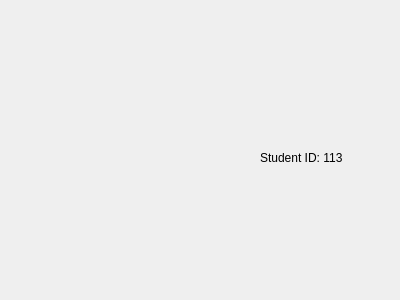
<?xml version="1.0" encoding="UTF-8"?>
<ui version="4.0">
 <class>aboutDialog</class>
 <widget class="QDialog" name="aboutDialog">
  <property name="geometry">
   <rect>
    <x>0</x>
    <y>0</y>
    <width>400</width>
    <height>300</height>
   </rect>
  </property>
  <property name="windowTitle">
   <string>Dialog</string>
  </property>
  <widget class="QLabel" name="label">
   <property name="geometry">
    <rect>
     <x>260</x>
     <y>150</y>
     <width>101</width>
     <height>16</height>
    </rect>
   </property>
   <property name="text">
    <string>Student ID: 113</string>
   </property>
  </widget>
 </widget>
 <resources/>
 <connections/>
</ui>
